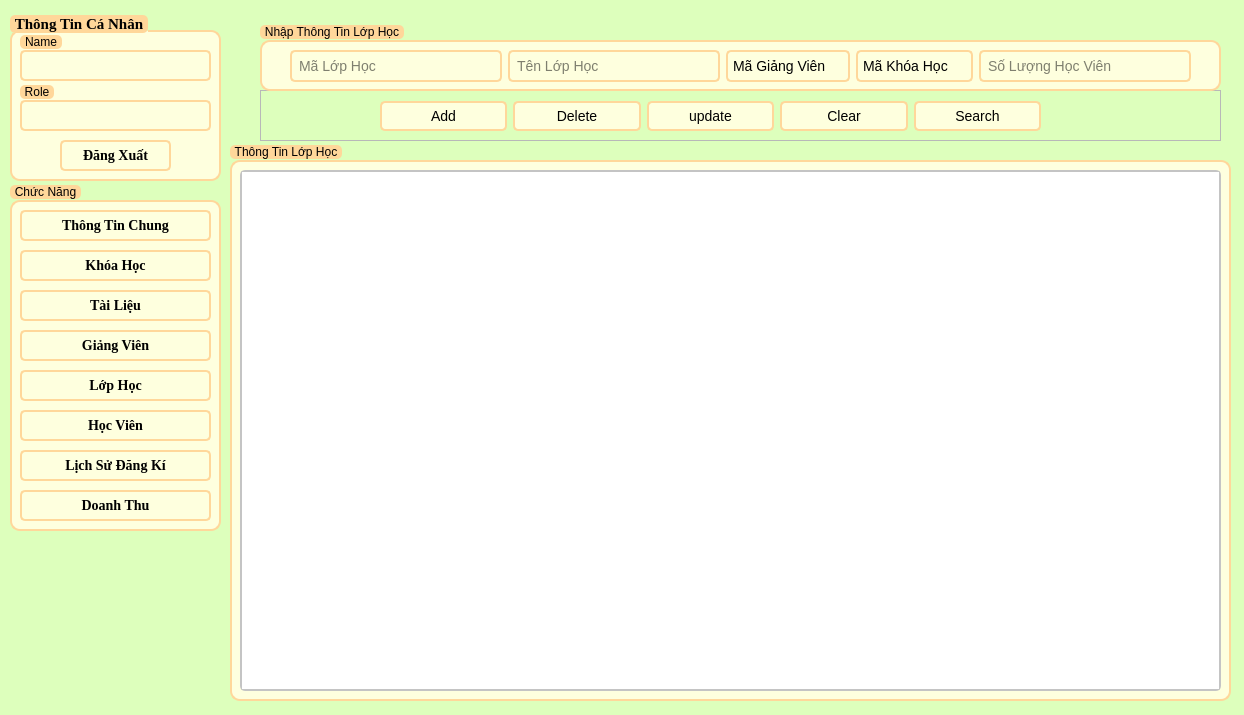
<?xml version="1.0" encoding="UTF-8"?>
<ui version="4.0">
 <class>LopHoc</class>
 <widget class="QWidget" name="LopHoc">
  <property name="geometry">
   <rect>
    <x>0</x>
    <y>0</y>
    <width>1244</width>
    <height>715</height>
   </rect>
  </property>
  <property name="windowTitle">
   <string>Quản Lý Lớp Học</string>
  </property>
  <property name="styleSheet">
   <string notr="true">*{
	font: 700 11pt &quot;Times New Roman&quot;;
}
QWidget#LopHoc {
    background-color: #DDFFBC
}

/* LineEdit Styles */
QLineEdit {
    border: 2px solid #FFD79A;
    border-radius: 5px;
    padding: 5px;
    background-color: #FEFFDE;
    font-size: 14px;
}

QLineEdit:focus {
    border: 2px solid #0078d7;
}

/* PushButton Styles */
QPushButton {
    border: 2px solid #FFD79A;
    border-radius: 5px;
    padding: 5px 15px;
    background-color: #FEFFDE;
    color: #000000;
    font-size: 14px;
}

QPushButton:hover {
    background-color: #FFD79A;
}

QPushButton:pressed {
    background-color: #004494;
}

/* TableWidget Styles */
QTableWidget {
    border: 2px solid #c4c4c4;
    border-radius: 5px;
    font-size: 14px;
}

QHeaderView::section {
    background-color: #FFFAC0;
    color: #9DE6E8;
    padding: 5px;
    border: 1px solid #c4c4c4;
}

QTableWidget::item {
    padding: 5px;
}

QTableWidget::item:selected {
    background-color: #FFD79A;
    color: #FFFAC0;
}

QTableWidget::item:hover {
    background-color: #FFD79A;
}

/* ScrollBar Styles */
QScrollBar:vertical {
    border: none;
    background: #f0f0f0;
    width: 12px;
    margin: 15px 0 15px 0;
}

QScrollBar::handle:vertical {
    background: #c4c4c4;
    min-height: 20px;
    border-radius: 5px;
}

QScrollBar::add-line:vertical,
QScrollBar::sub-line:vertical {
    height: 0;
}

QScrollBar::add-page:vertical,
QScrollBar::sub-page:vertical {
    background: none;
}
/* QDateEdit Styles */
QDateEdit {
    border: 2px solid #FFD79A;
    border-radius: 5px;
    padding: 5px;
    background-color: #FEFFDE;
    font-size: 14px;
}
QDateEdit:focus {
    border: 2px solid #0078d7;
}
/* ComboBox Styles */
QComboBox {
    border: 2px solid #FFD79A;
    border-radius: 5px;
    padding: 5px;
    background-color: #FEFFDE;
    font-size: 14px;
    min-width: 6em;
}

QComboBox:focus {
    border: 2px solid #0078d7;
}

QComboBox::drop-down {
    border: none;
}

QComboBox::down-arrow {
    image: url(down_arrow.png); /* Thay đổi icon mũi tên nếu cần */
}

QComboBox::down-arrow:on {
    top: 1px;
    left: 1px;
}

QComboBox QAbstractItemView {
    border: 2px solid #FFD79A;
    border-radius: 5px;
    background-color: #FEFFDE;
    font-size: 14px;
    selection-background-color: #FFD79A;
}
/* GroupBox Styles */
QGroupBox {
    border: 2px solid #FFD79A;
    border-radius: 10px;
    margin-top: 20px;
    background-color: #FEFFDE;
    padding: 10px;
}

QGroupBox::title {
    subcontrol-origin: margin;
    subcontrol-position: top left;
	top: 5px;
    padding: 0 3px;
    background-color: #FFD79A;
    border-radius: 5px;
    color: #000000;
    font-size: 14pt;
    font-weight: bold;
}
</string>
  </property>
  <widget class="QFrame" name="frame_fucntion">
   <property name="geometry">
    <rect>
     <x>260</x>
     <y>90</y>
     <width>961</width>
     <height>51</height>
    </rect>
   </property>
   <property name="frameShape">
    <enum>QFrame::Shape::StyledPanel</enum>
   </property>
   <property name="frameShadow">
    <enum>QFrame::Shadow::Raised</enum>
   </property>
   <widget class="QWidget" name="layoutWidget_6">
    <property name="geometry">
     <rect>
      <x>120</x>
      <y>10</y>
      <width>661</width>
      <height>32</height>
     </rect>
    </property>
    <layout class="QHBoxLayout" name="horizontalLayout_6">
     <item>
      <widget class="QPushButton" name="btn_them">
       <property name="autoFillBackground">
        <bool>false</bool>
       </property>
       <property name="text">
        <string>Add</string>
       </property>
       <property name="icon">
        <iconset>
         <normaloff>../../icon/add.svg</normaloff>../../icon/add.svg</iconset>
       </property>
       <property name="iconSize">
        <size>
         <width>20</width>
         <height>16</height>
        </size>
       </property>
       <property name="shortcut">
        <string notr="true"/>
       </property>
      </widget>
     </item>
     <item>
      <widget class="QPushButton" name="btn_xoa">
       <property name="text">
        <string>Delete</string>
       </property>
       <property name="icon">
        <iconset>
         <normaloff>../../icon/delete.svg</normaloff>../../icon/delete.svg</iconset>
       </property>
       <property name="shortcut">
        <string notr="true"/>
       </property>
      </widget>
     </item>
     <item>
      <widget class="QPushButton" name="btn_capnhat">
       <property name="text">
        <string>update</string>
       </property>
       <property name="icon">
        <iconset>
         <normaloff>../../icon/update.svg</normaloff>../../icon/update.svg</iconset>
       </property>
       <property name="shortcut">
        <string notr="true"/>
       </property>
      </widget>
     </item>
     <item>
      <widget class="QPushButton" name="btn_xoathongtin">
       <property name="text">
        <string>Clear</string>
       </property>
       <property name="icon">
        <iconset>
         <normaloff>../../icon/clearall.svg</normaloff>../../icon/clearall.svg</iconset>
       </property>
       <property name="shortcut">
        <string notr="true"/>
       </property>
      </widget>
     </item>
     <item>
      <widget class="QPushButton" name="btn_tim">
       <property name="text">
        <string>Search</string>
       </property>
       <property name="icon">
        <iconset>
         <normaloff>../../icon/search.svg</normaloff>../../icon/search.svg</iconset>
       </property>
       <property name="shortcut">
        <string notr="true"/>
       </property>
      </widget>
     </item>
    </layout>
   </widget>
  </widget>
  <widget class="QGroupBox" name="groupBox">
   <property name="geometry">
    <rect>
     <x>260</x>
     <y>20</y>
     <width>961</width>
     <height>71</height>
    </rect>
   </property>
   <property name="title">
    <string>Nhập Thông Tin Lớp Học</string>
   </property>
   <widget class="QWidget" name="layoutWidget">
    <property name="geometry">
     <rect>
      <x>30</x>
      <y>30</y>
      <width>901</width>
      <height>33</height>
     </rect>
    </property>
    <layout class="QHBoxLayout" name="horizontalLayout">
     <item>
      <widget class="QLineEdit" name="malophoc">
       <property name="text">
        <string/>
       </property>
       <property name="placeholderText">
        <string>Mã Lớp Học</string>
       </property>
      </widget>
     </item>
     <item>
      <widget class="QLineEdit" name="tenlophoc">
       <property name="text">
        <string/>
       </property>
       <property name="placeholderText">
        <string>Tên Lớp Học</string>
       </property>
      </widget>
     </item>
     <item>
      <widget class="QComboBox" name="magiangvien">
       <property name="placeholderText">
        <string>Mã Giảng Viên</string>
       </property>
      </widget>
     </item>
     <item>
      <widget class="QComboBox" name="makhoahoc">
       <property name="placeholderText">
        <string>Mã Khóa Học</string>
       </property>
      </widget>
     </item>
     <item>
      <widget class="QLineEdit" name="soluonghocvien">
       <property name="placeholderText">
        <string>Số Lượng Học Viên</string>
       </property>
      </widget>
     </item>
    </layout>
   </widget>
  </widget>
  <widget class="QGroupBox" name="groupBox_5">
   <property name="geometry">
    <rect>
     <x>10</x>
     <y>180</y>
     <width>211</width>
     <height>351</height>
    </rect>
   </property>
   <property name="title">
    <string>Chức Năng</string>
   </property>
   <widget class="QPushButton" name="btn_doanhthu">
    <property name="geometry">
     <rect>
      <x>10</x>
      <y>310</y>
      <width>191</width>
      <height>31</height>
     </rect>
    </property>
    <property name="font">
     <font>
      <family>Times New Roman</family>
      <pointsize>-1</pointsize>
      <italic>false</italic>
      <bold>true</bold>
      <underline>false</underline>
      <strikeout>false</strikeout>
     </font>
    </property>
    <property name="text">
     <string>Doanh Thu</string>
    </property>
   </widget>
   <widget class="QPushButton" name="btn_lichsudangki">
    <property name="geometry">
     <rect>
      <x>10</x>
      <y>270</y>
      <width>191</width>
      <height>31</height>
     </rect>
    </property>
    <property name="font">
     <font>
      <family>Times New Roman</family>
      <pointsize>-1</pointsize>
      <italic>false</italic>
      <bold>true</bold>
      <underline>false</underline>
      <strikeout>false</strikeout>
     </font>
    </property>
    <property name="text">
     <string>Lịch Sử Đăng Kí</string>
    </property>
   </widget>
   <widget class="QPushButton" name="btn_tailieu">
    <property name="enabled">
     <bool>true</bool>
    </property>
    <property name="geometry">
     <rect>
      <x>10</x>
      <y>110</y>
      <width>191</width>
      <height>31</height>
     </rect>
    </property>
    <property name="font">
     <font>
      <family>Times New Roman</family>
      <pointsize>-1</pointsize>
      <italic>false</italic>
      <bold>true</bold>
      <underline>false</underline>
      <strikeout>false</strikeout>
     </font>
    </property>
    <property name="text">
     <string>Tài Liệu</string>
    </property>
   </widget>
   <widget class="QPushButton" name="btn_hocvien">
    <property name="geometry">
     <rect>
      <x>10</x>
      <y>230</y>
      <width>191</width>
      <height>31</height>
     </rect>
    </property>
    <property name="font">
     <font>
      <family>Times New Roman</family>
      <pointsize>-1</pointsize>
      <italic>false</italic>
      <bold>true</bold>
      <underline>false</underline>
      <strikeout>false</strikeout>
     </font>
    </property>
    <property name="text">
     <string>Học Viên</string>
    </property>
   </widget>
   <widget class="QPushButton" name="btn_lophoc">
    <property name="enabled">
     <bool>false</bool>
    </property>
    <property name="geometry">
     <rect>
      <x>10</x>
      <y>190</y>
      <width>191</width>
      <height>31</height>
     </rect>
    </property>
    <property name="font">
     <font>
      <family>Times New Roman</family>
      <pointsize>-1</pointsize>
      <italic>false</italic>
      <bold>true</bold>
      <underline>false</underline>
      <strikeout>false</strikeout>
     </font>
    </property>
    <property name="text">
     <string>Lớp Học</string>
    </property>
   </widget>
   <widget class="QPushButton" name="btn_giangvien">
    <property name="geometry">
     <rect>
      <x>10</x>
      <y>150</y>
      <width>191</width>
      <height>31</height>
     </rect>
    </property>
    <property name="font">
     <font>
      <family>Times New Roman</family>
      <pointsize>-1</pointsize>
      <italic>false</italic>
      <bold>true</bold>
      <underline>false</underline>
      <strikeout>false</strikeout>
     </font>
    </property>
    <property name="text">
     <string>Giảng Viên</string>
    </property>
   </widget>
   <widget class="QPushButton" name="btn_thongtinchung">
    <property name="enabled">
     <bool>true</bool>
    </property>
    <property name="geometry">
     <rect>
      <x>10</x>
      <y>30</y>
      <width>191</width>
      <height>31</height>
     </rect>
    </property>
    <property name="font">
     <font>
      <family>Times New Roman</family>
      <pointsize>-1</pointsize>
      <italic>false</italic>
      <bold>true</bold>
      <underline>false</underline>
      <strikeout>false</strikeout>
     </font>
    </property>
    <property name="text">
     <string>Thông Tin Chung</string>
    </property>
   </widget>
   <widget class="QPushButton" name="btn_khoahoc">
    <property name="enabled">
     <bool>true</bool>
    </property>
    <property name="geometry">
     <rect>
      <x>10</x>
      <y>70</y>
      <width>191</width>
      <height>31</height>
     </rect>
    </property>
    <property name="font">
     <font>
      <family>Times New Roman</family>
      <pointsize>-1</pointsize>
      <italic>false</italic>
      <bold>true</bold>
      <underline>false</underline>
      <strikeout>false</strikeout>
     </font>
    </property>
    <property name="text">
     <string>Khóa Học</string>
    </property>
   </widget>
  </widget>
  <widget class="QGroupBox" name="groupBox_2">
   <property name="enabled">
    <bool>true</bool>
   </property>
   <property name="geometry">
    <rect>
     <x>10</x>
     <y>10</y>
     <width>211</width>
     <height>171</height>
    </rect>
   </property>
   <property name="font">
    <font>
     <family>Times New Roman</family>
     <pointsize>11</pointsize>
     <italic>false</italic>
     <bold>true</bold>
    </font>
   </property>
   <property name="title">
    <string>Thông Tin Cá Nhân</string>
   </property>
   <widget class="QPushButton" name="btn_dangxuat">
    <property name="geometry">
     <rect>
      <x>50</x>
      <y>130</y>
      <width>111</width>
      <height>31</height>
     </rect>
    </property>
    <property name="font">
     <font>
      <family>Times New Roman</family>
      <pointsize>-1</pointsize>
      <italic>false</italic>
      <bold>true</bold>
      <underline>false</underline>
      <strikeout>false</strikeout>
     </font>
    </property>
    <property name="styleSheet">
     <string notr="true"/>
    </property>
    <property name="text">
     <string>Đăng Xuất</string>
    </property>
   </widget>
   <widget class="QGroupBox" name="groupBox_3">
    <property name="geometry">
     <rect>
      <x>10</x>
      <y>70</y>
      <width>191</width>
      <height>51</height>
     </rect>
    </property>
    <property name="title">
     <string>Role</string>
    </property>
    <widget class="QLineEdit" name="infor_role">
     <property name="enabled">
      <bool>false</bool>
     </property>
     <property name="geometry">
      <rect>
       <x>0</x>
       <y>20</y>
       <width>191</width>
       <height>31</height>
      </rect>
     </property>
    </widget>
   </widget>
   <widget class="QGroupBox" name="groupBox_4">
    <property name="geometry">
     <rect>
      <x>10</x>
      <y>20</y>
      <width>191</width>
      <height>51</height>
     </rect>
    </property>
    <property name="layoutDirection">
     <enum>Qt::LayoutDirection::LeftToRight</enum>
    </property>
    <property name="autoFillBackground">
     <bool>false</bool>
    </property>
    <property name="title">
     <string>Name</string>
    </property>
    <widget class="QLineEdit" name="infor_username">
     <property name="enabled">
      <bool>false</bool>
     </property>
     <property name="geometry">
      <rect>
       <x>0</x>
       <y>20</y>
       <width>191</width>
       <height>31</height>
      </rect>
     </property>
    </widget>
   </widget>
  </widget>
  <widget class="QGroupBox" name="groupBox_6">
   <property name="geometry">
    <rect>
     <x>230</x>
     <y>140</y>
     <width>1001</width>
     <height>561</height>
    </rect>
   </property>
   <property name="title">
    <string>Thông Tin Lớp Học</string>
   </property>
   <widget class="QTableWidget" name="result_table">
    <property name="enabled">
     <bool>true</bool>
    </property>
    <property name="geometry">
     <rect>
      <x>10</x>
      <y>30</y>
      <width>981</width>
      <height>521</height>
     </rect>
    </property>
   </widget>
  </widget>
 </widget>
 <resources/>
 <connections/>
</ui>
